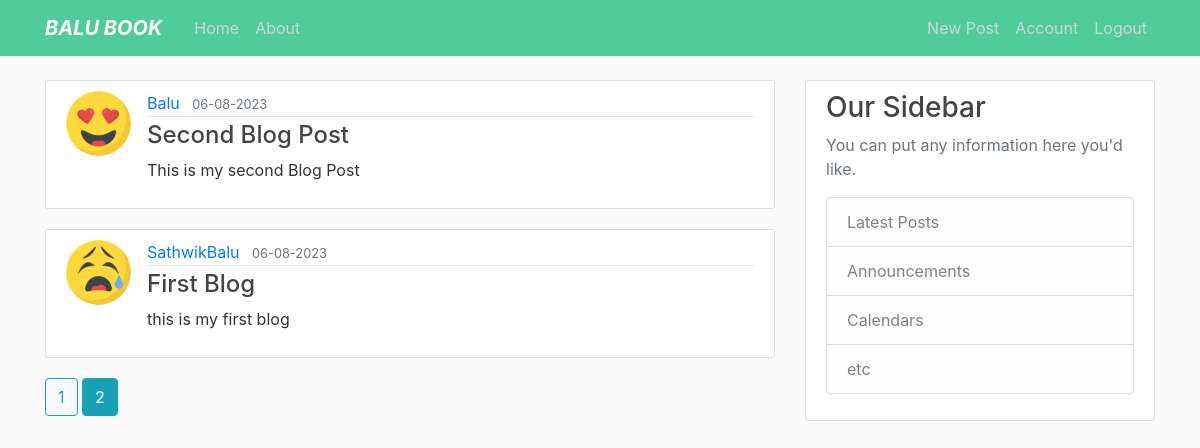
Page /home?page=2 (signed in) on the committed database.
### sathwik/models.py (models this page shows, shortened)
class Post(db.Model):
    id = db.Column(db.Integer,primary_key=True)
    title=db.Column(db.String(100),nullable=False)
    date_posted=db.Column(db.DateTime,nullable=False,default=datetime.utcnow)
    content = db.Column(db.Text,nullable=False)
    user_id = db.Column(db.Integer,db.ForeignKey('user.id'),nullable=False)

class User(db.Model,UserMixin):
    id = db.Column(db.Integer,primary_key=True)
    username=db.Column(db.String(15),unique=True,nullable=False)
    email=db.Column(db.String(15),unique=True,nullable=False)
    image_file=db.Column(db.String(20),nullable=False, default='default.png')
    password=db.Column(db.String(60),nullable=False)
    posts = db.relationship('Post',backref='author',lazy=True)

### sathwik/main/routes.py (the view)
@main.route('/')
@main.route('/home')
def home():
    page = request.args.get('page',1,type=int)
    posts=Post.query.order_by(Post.date_posted.desc()).paginate(page=page,per_page=5)
    return render_template("home.html",posts=posts)

### sathwik/models.py (called while the page is built)
@login_manager.user_loader
def load_user(user_id):
    return User.query.get(int(user_id))

### sathwik/templates/home.html
{% extends "layout.html" %} {% block content %} {% for post in posts.items %}
<article class="media content-section">
  <img
    class="rounded-circle article-img"
    src="{{url_for('static',filename='pictures/'+post.author.image_file)}}"
    alt=""
  />
  <div class="media-body">
    <div class="article-metadata">
      <a
        class="mr-2"
        href="{{url_for('users.user_posts',username=post.author.username)}}"
        >{{ post.author.username }}</a
      >
      <small class="text-muted"
        >{{ post.date_posted.strftime('%d-%m-%Y') }}</small
      >
    </div>
    <h4>
      <a class="article-title" href="{{url_for('posts.post',post_id=post.id)}} "
        >{{ post.title }}</a
      >
    </h4>
    <p class="article-content">{{ post.content }}</p>
  </div>
</article>
{% endfor %} {% for page_num in posts.iter_pages(left_edge=1, right_edge=1,
left_current=1, right_current=2) %} {% if page_num %} {% if posts.page ==
page_num %}
<a class="btn btn-info mb-4" href="{{ url_for('main.home', page=page_num) }}"
  >{{ page_num }}</a
>
{% else %}
<a
  class="btn btn-outline-info mb-4"
  href="{{ url_for('main.home', page=page_num) }}"
  >{{ page_num }}</a
>
{% endif %} {% else %} ... {% endif %} {% endfor %} {% endblock content %}

### sathwik/static/main.css (style rules this page uses)
body { background: #fafafa; color: #333333; margin-top: 5rem; }
h1, h2, h3, h4, h5, h6 { color: #444444; }
.content-section { background: #ffffff; padding: 10px 20px; border: 1px solid #dddddd; border-radius: 3px; margin-bottom: 20px; }
.article-title { color: #444444; }
.article-content { white-space: pre-line; }
.article-img { height: 65px; width: 65px; margin-right: 16px; }
.article-metadata { padding-bottom: 1px; margin-bottom: 4px; border-bottom: 1px solid #e3e3e3; }

### rows in the picture
Post: image_file (picture), author.username "Balu", date_posted "06-08-2023", title "Second Blog Post", content "This is my second Blog Post"
Post: image_file (picture), author.username "SathwikBalu", date_posted "06-08-2023", title "First Blog", content "this is my first blog"

### other values in the picture
{{ page_num }} "1"
{{ page_num }} "2"
